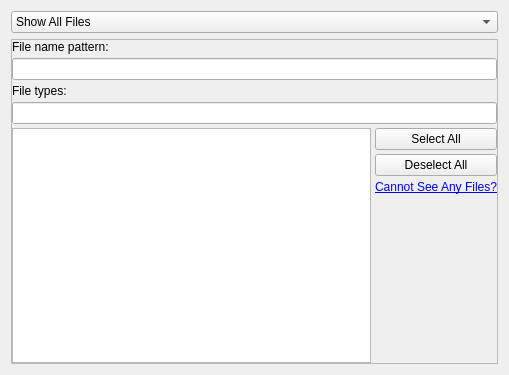
<?xml version="1.0" encoding="UTF-8"?>
<ui version="4.0">
 <class>folderviewFilterConfig</class>
 <widget class="QWidget" name="folderviewFilterConfig">
  <property name="geometry">
   <rect>
    <x>0</x>
    <y>0</y>
    <width>509</width>
    <height>375</height>
   </rect>
  </property>
  <property name="sizePolicy">
   <sizepolicy hsizetype="Expanding" vsizetype="Expanding">
    <horstretch>0</horstretch>
    <verstretch>0</verstretch>
   </sizepolicy>
  </property>
  <property name="minimumSize">
   <size>
    <width>500</width>
    <height>0</height>
   </size>
  </property>
  <layout class="QVBoxLayout" name="verticalLayout_2">
   <item>
    <widget class="QComboBox" name="filterType">
     <property name="toolTip">
      <string>&lt;!DOCTYPE HTML PUBLIC &quot;-//W3C//DTD HTML 4.0//EN&quot; &quot;http://www.w3.org/TR/REC-html40/strict.dtd&quot;&gt;
&lt;html&gt;&lt;head&gt;&lt;meta name=&quot;qrichtext&quot; content=&quot;1&quot; /&gt;&lt;style type=&quot;text/css&quot;&gt;
p, li { white-space: pre-wrap; }
&lt;/style&gt;&lt;/head&gt;&lt;body style=&quot; font-family:'Sans Serif'; font-size:10pt; font-weight:400; font-style:normal;&quot;&gt;
&lt;p style=&quot; margin-top:12px; margin-bottom:12px; margin-left:0px; margin-right:0px; -qt-block-indent:0; text-indent:0px;&quot;&gt;If you have selected &quot;Show Files Matching&quot; or &quot;Hide Files Matching&quot;, only the files matching BOTH the conditions will be shown or hidden respectively.&lt;/p&gt;
&lt;p style=&quot; margin-top:12px; margin-bottom:12px; margin-left:0px; margin-right:0px; -qt-block-indent:0; text-indent:0px;&quot;&gt;For example, if you have &quot;*&quot; as your pattern, but have nothing selected in the MIME types, no files will be shown.&lt;/p&gt;&lt;/body&gt;&lt;/html&gt;</string>
     </property>
     <property name="whatsThis">
      <string/>
     </property>
     <item>
      <property name="text">
       <string>Show All Files</string>
      </property>
     </item>
     <item>
      <property name="text">
       <string>Show Files Matching</string>
      </property>
     </item>
     <item>
      <property name="text">
       <string>Hide Files Matching</string>
      </property>
     </item>
    </widget>
   </item>
   <item>
    <widget class="QFrame" name="fileFilters">
     <property name="sizePolicy">
      <sizepolicy hsizetype="Preferred" vsizetype="Preferred">
       <horstretch>0</horstretch>
       <verstretch>10</verstretch>
      </sizepolicy>
     </property>
     <property name="frameShape">
      <enum>QFrame::StyledPanel</enum>
     </property>
     <property name="frameShadow">
      <enum>QFrame::Plain</enum>
     </property>
     <property name="lineWidth">
      <number>0</number>
     </property>
     <layout class="QGridLayout" name="gridLayout_3">
      <property name="margin">
       <number>0</number>
      </property>
      <property name="spacing">
       <number>0</number>
      </property>
      <item row="0" column="1">
       <layout class="QGridLayout" name="mimeTypeLayout">
        <property name="horizontalSpacing">
         <number>0</number>
        </property>
        <property name="verticalSpacing">
         <number>4</number>
        </property>
        <property name="margin">
         <number>0</number>
        </property>
        <item row="5" column="0">
         <layout class="QHBoxLayout" name="horizontalLayout">
          <property name="spacing">
           <number>0</number>
          </property>
          <property name="margin">
           <number>0</number>
          </property>
          <item>
           <widget class="QListView" name="filterFilesList">
            <property name="sizePolicy">
             <sizepolicy hsizetype="Expanding" vsizetype="Expanding">
              <horstretch>0</horstretch>
              <verstretch>0</verstretch>
             </sizepolicy>
            </property>
            <property name="selectionMode">
             <enum>QAbstractItemView::NoSelection</enum>
            </property>
            <property name="flow">
             <enum>QListView::TopToBottom</enum>
            </property>
            <property name="uniformItemSizes">
             <bool>true</bool>
            </property>
           </widget>
          </item>
          <item>
           <layout class="QVBoxLayout" name="verticalLayout">
            <property name="spacing">
             <number>4</number>
            </property>
            <property name="leftMargin">
             <number>4</number>
            </property>
            <property name="topMargin">
             <number>0</number>
            </property>
            <property name="rightMargin">
             <number>0</number>
            </property>
            <property name="bottomMargin">
             <number>0</number>
            </property>
            <item>
             <widget class="QPushButton" name="selectAll">
              <property name="text">
               <string>Select All</string>
              </property>
             </widget>
            </item>
            <item>
             <widget class="QPushButton" name="deselectAll">
              <property name="text">
               <string>Deselect All</string>
              </property>
             </widget>
            </item>
            <item>
             <widget class="QLabel" name="label">
              <property name="toolTip">
               <string>Note that if you have selected &quot;Show Files Matching&quot; or &quot;Hide Files Matching&quot;,
only the files matching BOTH the conditions will be shown or hidden respectively.
For example, if you have &quot;*&quot; as your pattern, but have nothing selected in the MIME types, no files will be shown.</string>
              </property>
              <property name="text">
               <string>&lt;a href=&quot;null&quot;&gt;Cannot See Any Files?&lt;/a&gt;</string>
              </property>
              <property name="alignment">
               <set>Qt::AlignCenter</set>
              </property>
             </widget>
            </item>
            <item>
             <spacer name="verticalSpacer">
              <property name="orientation">
               <enum>Qt::Vertical</enum>
              </property>
              <property name="sizeHint" stdset="0">
               <size>
                <width>20</width>
                <height>40</height>
               </size>
              </property>
             </spacer>
            </item>
           </layout>
          </item>
         </layout>
        </item>
        <item row="3" column="0">
         <widget class="KLineEdit" name="searchMimetype">
          <property name="clickMessage">
           <string>Search file type</string>
          </property>
          <property name="showClearButton" stdset="0">
           <bool>true</bool>
          </property>
         </widget>
        </item>
        <item row="2" column="0">
         <widget class="QLabel" name="fileTypesLabel">
          <property name="text">
           <string>File types:</string>
          </property>
         </widget>
        </item>
        <item row="0" column="0">
         <widget class="QLabel" name="fileNameLabel">
          <property name="text">
           <string>File name pattern:</string>
          </property>
         </widget>
        </item>
        <item row="1" column="0">
         <widget class="KLineEdit" name="filterFilesPattern">
          <property name="sizePolicy">
           <sizepolicy hsizetype="Expanding" vsizetype="Preferred">
            <horstretch>0</horstretch>
            <verstretch>0</verstretch>
           </sizepolicy>
          </property>
          <property name="toolTip">
           <string>Space-separated list of extensions, e.g. *.txt *.od*</string>
          </property>
          <property name="whatsThis">
           <string>Space-separated list of extensions, e.g. *.txt *.od* to display only office- and text-files</string>
          </property>
          <property name="alignment">
           <set>Qt::AlignBottom|Qt::AlignLeading|Qt::AlignLeft</set>
          </property>
          <property name="urlDropsEnabled">
           <bool>false</bool>
          </property>
          <property name="clickMessage">
           <string>Pattern filter</string>
          </property>
          <property name="showClearButton" stdset="0">
           <bool>true</bool>
          </property>
         </widget>
        </item>
       </layout>
      </item>
     </layout>
    </widget>
   </item>
  </layout>
 </widget>
 <customwidgets>
  <customwidget>
   <class>KLineEdit</class>
   <extends>QLineEdit</extends>
   <header>klineedit.h</header>
  </customwidget>
 </customwidgets>
 <includes>
  <include location="global">KDE/KUrlRequester</include>
 </includes>
 <resources/>
 <connections/>
</ui>
